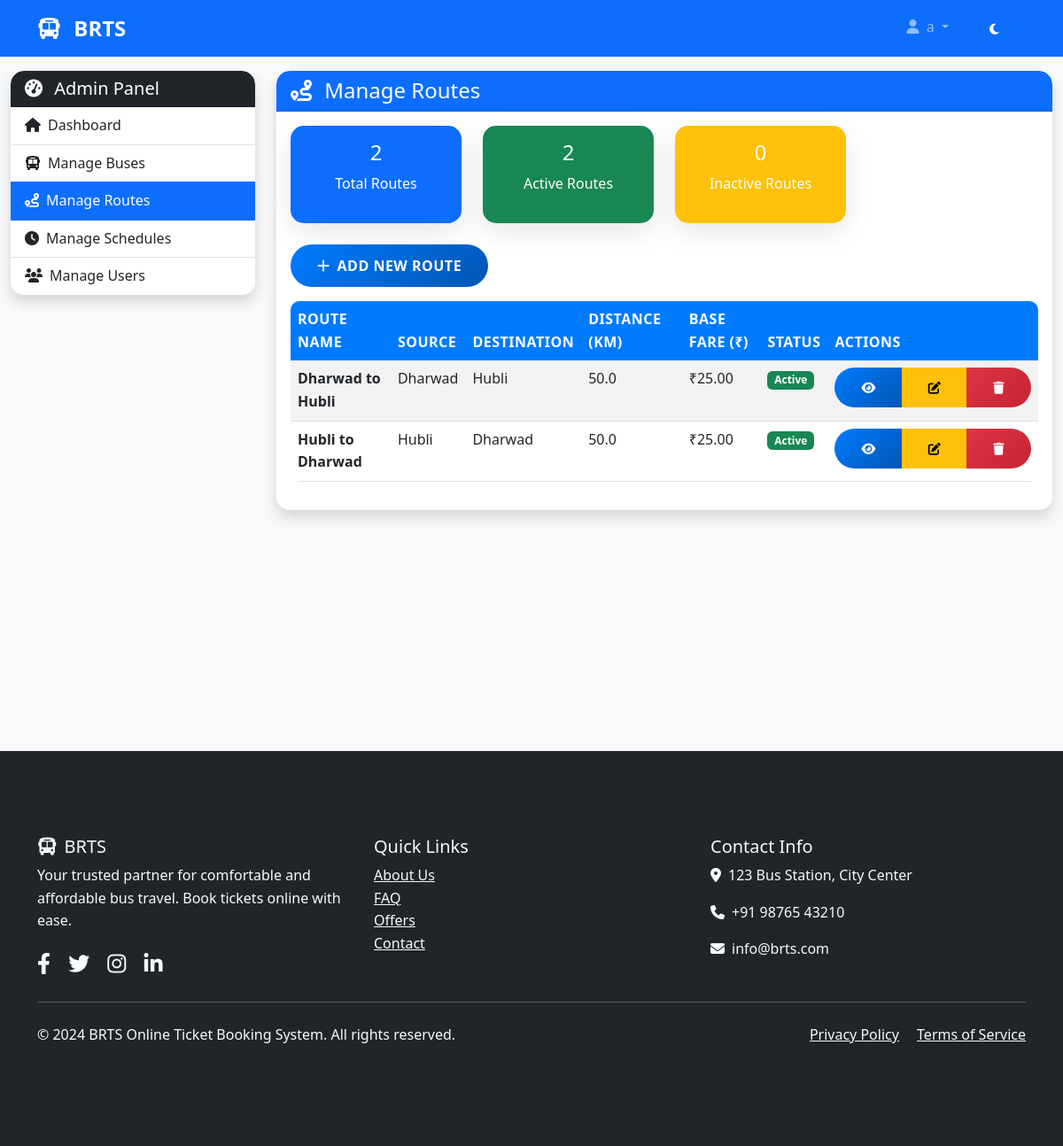
Screenshot of /bus-management/manage-routes/ (signed in) with the database file from the repository.
### accounts/models.py (models this page shows, shortened)
class User(AbstractUser):
    email = models.EmailField(unique=True)
    phone_number = models.CharField(max_length=15, blank=True, null=True)
    profile_picture = models.ImageField(upload_to='profile_pics/', blank=True, null=True)
    is_verified = models.BooleanField(default=False)
    date_of_birth = models.DateField(blank=True, null=True)
    address = models.TextField(blank=True, null=True)
    created_at = models.DateTimeField(auto_now_add=True)
    updated_at = models.DateTimeField(auto_now=True)
    USERNAME_FIELD = 'email'
    REQUIRED_FIELDS = ['username', 'first_name', 'last_name']

### bus_management/models.py (models this page shows, shortened)
class Route(models.Model):
    name = models.CharField(max_length=100)
    source = models.CharField(max_length=100)
    destination = models.CharField(max_length=100)
    distance = models.FloatField(help_text="Distance in kilometers")
    estimated_time = models.IntegerField(help_text="Estimated travel time in minutes")
    base_fare = models.DecimalField(max_digits=10, decimal_places=2)
    is_active = models.BooleanField(default=True)
    class Meta:
        verbose_name = "Route"
        verbose_name_plural = "Routes"

### bus_management/views.py (the view)
# urls.py: path('manage-routes/', views.manage_routes_view, name='manage_routes'),
@login_required
@user_passes_test(is_admin)
def manage_routes_view(request):
    routes = Route.objects.filter(is_active=True).order_by('source', 'destination')
    search_query = request.GET.get('search', '')
    if search_query:
        routes = routes.filter(
            Q(source__icontains=search_query) |
            Q(destination__icontains=search_query)
        )
    paginator = Paginator(routes, 10)
    page_number = request.GET.get('page')
    page_obj = paginator.get_page(page_number)
    total_routes = routes.count()
    active_routes = routes.filter(is_active=True).count()
    inactive_routes = routes.filter(is_active=False).count()
    context = {
        'page_obj': page_obj,
        'search_query': search_query,
        'total_routes': total_routes,
        'active_routes': active_routes,
        'inactive_routes': inactive_routes,
    }
    return render(request, 'bus_management/manage_routes.html', context)

### bus_management/views.py (called while the page is built)
def is_admin(user):
    return user.is_authenticated and user.is_staff

### templates/bus_management/manage_routes.html (shortened to what this page needs)
{% extends 'base.html' %}
{% block content %}
<div class="container-fluid mt-4">
    <div class="row">
        <div class="col-md-3">
            <div class="card shadow mb-4">
                <div class="card-header bg-dark text-white">
                    <h5 class="mb-0">
                        <i class="fas fa-tachometer-alt me-2"></i>
                        Admin Panel
                    </h5>
                </div>
                <div class="list-group list-group-flush">
                    <a href="{% url 'bus_management:admin_dashboard' %}" class="list-group-item list-group-item-action">
                        <i class="fas fa-home me-2"></i>Dashboard
                    </a>
                    <a href="{% url 'bus_management:manage_buses' %}" class="list-group-item list-group-item-action">
                        <i class="fas fa-bus me-2"></i>Manage Buses
                    </a>
                    <a href="{% url 'bus_management:manage_routes' %}" class="list-group-item list-group-item-action active">
                        <i class="fas fa-route me-2"></i>Manage Routes
                    </a>
                    <a href="{% url 'bus_management:manage_schedules' %}" class="list-group-item list-group-item-action">
                        <i class="fas fa-clock me-2"></i>Manage Schedules
                    </a>
                    <a href="{% url 'bus_management:manage_users' %}" class="list-group-item list-group-item-action">
                        <i class="fas fa-users me-2"></i>Manage Users
                    </a>
                </div>
            </div>
        </div>
        <div class="col-md-9">
            <div class="card shadow">
                <div class="card-header bg-primary text-white">
                    <h4 class="mb-0">
                        <i class="fas fa-route me-2"></i>
                        Manage Routes
                    </h4>
                </div>
                <div class="card-body">
                    <div class="row mb-4">
                        <div class="col-md-3">
                            <div class="card bg-primary text-white">
                                <div class="card-body text-center">
                                    <h4>{{ total_routes }}</h4>
                                    <p>Total Routes</p>
                                </div>
                            </div>
                        </div>
                        <div class="col-md-3">
                            <div class="card bg-success text-white">
                                <div class="card-body text-center">
                                    <h4>{{ active_routes }}</h4>
                                    <p>Active Routes</p>
                                </div>
                            </div>
                        </div>
                        <div class="col-md-3">
                            <div class="card bg-warning text-white">
                                <div class="card-body text-center">
                                    <h4>{{ inactive_routes }}</h4>
                                    <p>Inactive Routes</p>
                                </div>
                            </div>
                        </div>
                    </div>
                    <div class="mb-3">
                        <button class="btn btn-primary" data-bs-toggle="modal" data-bs-target="#addRouteModal">
                            <i class="fas fa-plus me-2"></i>Add New Route
                        </button>
                    </div>
                    <div class="table-responsive">
                        <table class="table table-hover table-striped">
                            <thead class="table-dark">
                                <tr>
                                    <th>Route Name</th>
                                    <th>Source</th>
                                    <th>Destination</th>
                                    <th>Distance (km)</th>
                                    <th>Base Fare (₹)</th>
                                    <th>Status</th>
                                    <th>Actions</th>
                                </tr>
                            </thead>
                            <tbody>
                                {% for route in page_obj %}
                                    <tr>
                                        <td><strong>{{ route.name }}</strong></td>
                                        <td>{{ route.source }}</td>
                                        <td>{{ route.destination }}</td>
                                        <td>{{ route.distance }}</td>
                                        <td>₹{{ route.base_fare }}</td>
                                        <td>
                                            <span class="badge {% if route.is_active %}bg-success{% else %}bg-danger{% endif %}">
                                                {% if route.is_active %}Active{% else %}Inactive{% endif %}
                                            </span>
                                        </td>
                                        <td>
                                            <div class="btn-group btn-group-sm" role="group">
                                                <button class="btn btn-primary" onclick="viewRoute({{ route.id }})">
                                                    <i class="fas fa-eye"></i>
                                                </button>
                                                <button class="btn btn-warning" onclick="editRoute({{ route.id }})">
                                                    <i class="fas fa-edit"></i>
                                                </button>
                                                <button class="btn btn-danger" onclick="deleteRoute({{ route.id }})">
                                                    <i class="fas fa-trash"></i>
                                                </button>
                                            </div>
                                        </td>
                                    </tr>
                                {% endfor %}
                            </tbody>
                        </table>
                    </div>
                </div>
            </div>
        </div>
    </div>
</div>
{% endblock %}

### templates/base.html (shortened to what this page needs)
{% load static %}
<!DOCTYPE html>
<html lang="en">
<head>
    <link href="https://cdn.jsdelivr.net/npm/bootstrap@5.3.0/dist/css/bootstrap.min.css" rel="stylesheet">
    <link rel="stylesheet" href="https://cdnjs.cloudflare.com/ajax/libs/font-awesome/6.4.0/css/all.min.css">
    <link rel="stylesheet" href="{% static 'css/style.css' %}">
</head>
<body>
    <nav class="navbar navbar-expand-lg navbar-dark bg-primary fixed-top">
        <div class="container">
            <a class="navbar-brand" href="{% url 'core:home' %}">
                <i class="fas fa-bus me-2"></i>
                <strong>BRTS</strong>
            </a>
            <div class="collapse navbar-collapse" id="navbarNav">
                <ul class="navbar-nav">
                    {% if user.is_authenticated %}
                        <li class="nav-item dropdown">
                            <a class="nav-link dropdown-toggle" href="#" id="navbarDropdown" role="button" data-bs-toggle="dropdown">
                                <i class="fas fa-user me-1"></i>
                                {{ user.first_name }}
                            </a>
                        </li>
                    {% endif %}
                    <li class="nav-item">
                        <button class="btn btn-outline-light btn-sm ms-2" id="darkModeToggle">
                            <i class="fas fa-moon"></i>
                        </button>
                    </li>
                </ul>
            </div>
        </div>
    </nav>
    <main class="main-content">
        {% block content %}{% endblock %}
    </main>
    <footer class="bg-dark text-light mt-5">
        <div class="container py-5">
            <div class="row">
                <div class="col-md-4">
                    <h5><i class="fas fa-bus me-2"></i>BRTS</h5>
                    <p>Your trusted partner for comfortable and affordable bus travel. Book tickets online with ease.</p>
                    <div class="social-links">
                        <a href="#" class="text-light me-3"><i class="fab fa-facebook-f"></i></a>
                        <a href="#" class="text-light me-3"><i class="fab fa-twitter"></i></a>
                        <a href="#" class="text-light me-3"><i class="fab fa-instagram"></i></a>
                        <a href="#" class="text-light me-3"><i class="fab fa-linkedin-in"></i></a>
                    </div>
                </div>
                <div class="col-md-4">
                    <h5>Quick Links</h5>
                    <ul class="list-unstyled">
                        <li><a href="{% url 'core:about' %}" class="text-light">About Us</a></li>
                        <li><a href="{% url 'core:faq' %}" class="text-light">FAQ</a></li>
                        <li><a href="{% url 'core:offers' %}" class="text-light">Offers</a></li>
                        <li><a href="{% url 'core:contact' %}" class="text-light">Contact</a></li>
                    </ul>
                </div>
                <div class="col-md-4">
                    <h5>Contact Info</h5>
                    <p><i class="fas fa-map-marker-alt me-2"></i>123 Bus Station, City Center</p>
                    <p><i class="fas fa-phone me-2"></i>+91 98765 43210</p>
                    <p><i class="fas fa-envelope me-2"></i>info@brts.com</p>
                </div>
            </div>
            <hr class="my-4">
            <div class="row">
                <div class="col-md-6">
                    <p>&copy; 2024 BRTS Online Ticket Booking System. All rights reserved.</p>
                </div>
                <div class="col-md-6 text-end">
                    <a href="#" class="text-light me-3">Privacy Policy</a>
                    <a href="#" class="text-light">Terms of Service</a>
                </div>
            </div>
        </div>
    </footer>
</body>
</html>

### static/css/style.css (style rules this page uses)
:root { --primary-color: #007bff; --secondary-color: #6c757d; --success-color: #28a745; --danger-color: #dc3545; --warning-color: #ffc107; --info-color: #17a2b8; --light-color: #f8f9fa; --dark-color: #343a40; --primary-gradient: linear-gradient(135deg, #007bff 0%, #0056b3 100%); --success-gradient: linear-gradient(135deg, #28a745 0%, #20c997 100%); --danger-gradient: linear-gradient(135deg, #dc3545 0%, #c82333 100%); }
body { font-family: 'Segoe UI', Tahoma, Geneva, Verdana, sans-serif; background-color: #f8f9fa; color: #333; line-height: 1.6; }
.main-content { margin-top: 80px; min-height: calc(100vh - 80px); }
.navbar-brand { font-weight: 700; font-size: 1.5rem; }
.navbar-nav .nav-link { font-weight: 500; transition: all 0.3s ease; }
.card { border: none; border-radius: 15px; box-shadow: 0 10px 30px rgba(0, 0, 0, 0.1); transition: all 0.3s ease; overflow: hidden; }
.card-header { border-radius: 15px 15px 0 0 !important; font-weight: 600; }
.btn { border-radius: 50px; font-weight: 600; padding: 12px 30px; transition: all 0.3s ease; border: none; text-transform: uppercase; letter-spacing: 0.5px; }
.btn-primary { background: var(--primary-gradient); }
.btn-danger { background: var(--danger-gradient); }
.table { border-radius: 10px; overflow: hidden; }
.table thead th { background-color: var(--primary-color); color: white; font-weight: 600; text-transform: uppercase; letter-spacing: 0.5px; border: none; }
.table tbody tr { transition: all 0.3s ease; }
footer { background-color: var(--dark-color); color: white; padding: 3rem 0; margin-top: 5rem; }
footer .social-links a { color: white; font-size: 1.5rem; margin-right: 1rem; transition: all 0.3s ease; }

### rows the page displays
User: first_name "a"
Route: name "Dharwad to Hubli", source "Dharwad", destination "Hubli", distance "50.0", base_fare "25.00", is_active "Active"
Route: name "Hubli to Dharwad", source "Hubli", destination "Dharwad", distance "50.0", base_fare "25.00", is_active "Active"

### other values shown
{{ total_routes }} "2"
{{ active_routes }} "2"
{{ inactive_routes }} "0"
